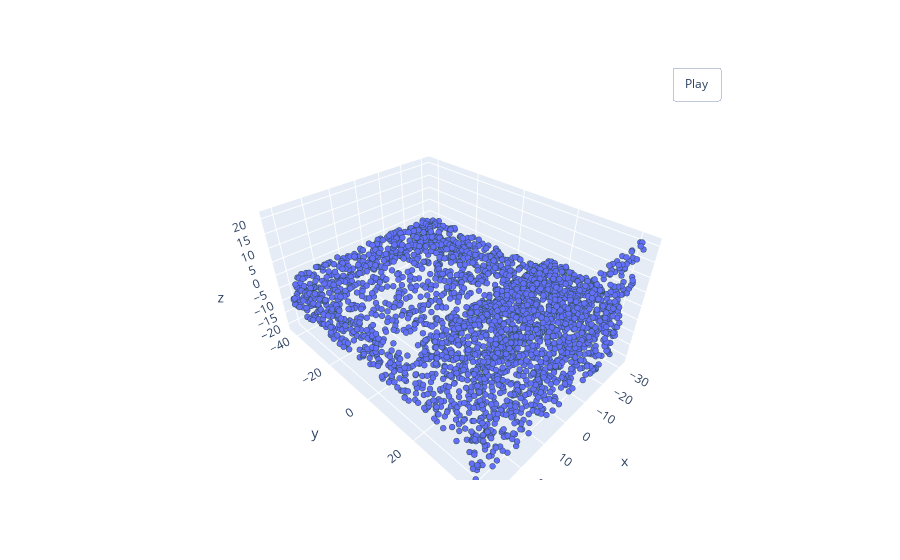

Source (notebook cell):
### Code cell
pointcloud_ex = PointSampler(3000)((verts, faces))
pcshow(*pointcloud_ex.T)

### Figure 1 — Plotly figure (JSON) as saved in the notebook; plotly's stock layout.template omitted (floating-point values rounded to 4 significant figures; data arrays with more than 128 entries replaced by an {"elided": "..."} marker saying what was removed)
{"data": [{"marker": {"line": {"color": "DarkSlateGrey", "width": 2}, "size": 2}, "mode": "markers", "type": "scatter3d", "x": {"elided": "3000 float values"}, "y": {"elided": "3000 float values"}, "z": {"elided": "3000 float values"}}], "layout": {"updatemenus": [{"buttons": [{"args": [null, {"frame": {"duration": 50, "redraw": true}, "fromcurrent": true, "mode": "immediate", "transition": {"duration": 0}}], "label": "Play", "method": "animate"}], "pad": {"r": 10, "t": 45}, "showactive": false, "type": "buttons", "x": 0.8, "xanchor": "left", "y": 1, "yanchor": "bottom"}]}}
